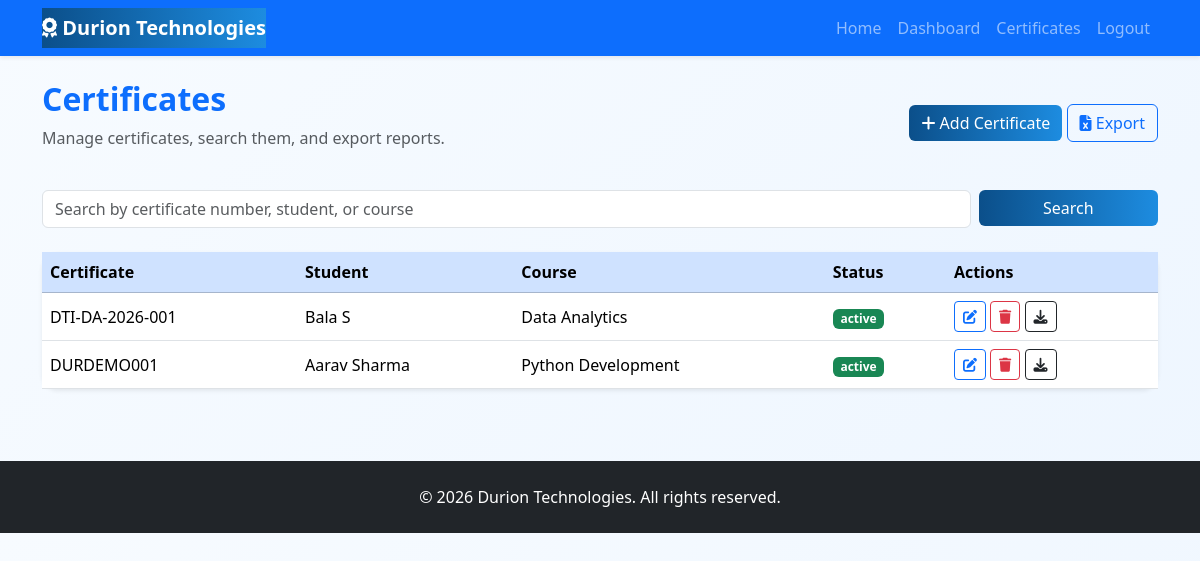
The app's page /certificate/list/ (signed in) with its own data.
### certificates/models.py (models this page shows, shortened)
class Certificate(models.Model):
    STATUS_CHOICES = [
        ('active', 'Active'),
        ('revoked', 'Revoked'),
        ('pending', 'Pending'),
    ]
    certificate_number = models.CharField(max_length=50, unique=True)
    intern_name = models.CharField(max_length=255)
    internship_id = models.CharField(max_length=100, blank=True, null=True)
    course_domain = models.CharField(max_length=255)
    internship_duration = models.CharField(max_length=100)
    start_date = models.DateField()
    end_date = models.DateField()
    completion_date = models.DateField()
    performance_grade = models.CharField(max_length=20, blank=True, null=True)
    mentor_name = models.CharField(max_length=255)
    company_name = models.CharField(max_length=255, default='Durion Technologies')
    status = models.CharField(max_length=20, choices=STATUS_CHOICES, default='active')
    student_photo = models.ImageField(upload_to='certificates/photos/', blank=True, null=True)
    certificate_pdf = models.FileField(upload_to='certificates/pdfs/', blank=True, null=True)
    certificate_template = models.CharField(max_length=100, default='default')
    qr_code = models.ImageField(upload_to='qrcodes/', blank=True, null=True)
    created_at = models.DateTimeField(auto_now_add=True)
    updated_at = models.DateTimeField(auto_now=True)

### certificates/views.py (the view)
# urls.py: path('certificate/list/', views.certificate_list, name='certificate_list'),
@login_required
def certificate_list(request):
    query = request.GET.get('q', '')
    certificates = Certificate.objects.all().order_by('-created_at')
    if query:
        certificates = certificates.filter(certificate_number__icontains=query) | certificates.filter(intern_name__icontains=query) | certificates.filter(course_domain__icontains=query)
    return render(request, 'certificates/list.html', {'certificates': certificates, 'query': query})

### templates/certificates/list.html
{% extends 'base.html' %}
{% block content %}
<div class="d-flex justify-content-between align-items-center mb-4">
  <div>
    <h2 class="fw-bold text-primary">Certificates</h2>
    <p class="text-muted">Manage certificates, search them, and export reports.</p>
  </div>
  <div>
    <a href="{% url 'certificate_add' %}" class="btn btn-primary"><i class="fas fa-plus"></i> Add Certificate</a>
    <a href="{% url 'export_certificates_excel' %}" class="btn btn-outline-primary"><i class="fas fa-file-excel"></i> Export</a>
  </div>
</div>
<form class="row g-2 mb-4" method="get">
  <div class="col-md-10">
    <input type="text" class="form-control" name="q" value="{{ query }}" placeholder="Search by certificate number, student, or course">
  </div>
  <div class="col-md-2">
    <button class="btn btn-primary w-100" type="submit">Search</button>
  </div>
</form>
<div class="card shadow-sm border-0 rounded-4">
  <div class="table-responsive">
    <table class="table table-hover align-middle mb-0">
      <thead class="table-primary">
        <tr>
          <th>Certificate</th>
          <th>Student</th>
          <th>Course</th>
          <th>Status</th>
          <th>Actions</th>
        </tr>
      </thead>
      <tbody>
        {% for certificate in certificates %}
        <tr>
          <td>{{ certificate.certificate_number }}</td>
          <td>{{ certificate.intern_name }}</td>
          <td>{{ certificate.course_domain }}</td>
          <td><span class="badge bg-success">{{ certificate.status }}</span></td>
          <td>
            <a href="{% url 'certificate_edit' certificate.pk %}" class="btn btn-sm btn-outline-primary"><i class="fas fa-edit"></i></a>
            <a href="{% url 'certificate_delete' certificate.pk %}" class="btn btn-sm btn-outline-danger"><i class="fas fa-trash"></i></a>
            <a href="{% url 'download_certificate' certificate.certificate_number %}" class="btn btn-sm btn-outline-dark"><i class="fas fa-download"></i></a>
          </td>
        </tr>
        {% empty %}
        <tr><td colspan="5" class="text-center text-muted py-4">No certificates found.</td></tr>
        {% endfor %}
      </tbody>
    </table>
  </div>
</div>
{% endblock %}

### templates/base.html (shortened to what this page needs)
{% load static %}
<!DOCTYPE html>
<html lang="en">
<head>
    <link href="https://cdn.jsdelivr.net/npm/bootstrap@5.3.3/dist/css/bootstrap.min.css" rel="stylesheet">
    <link rel="stylesheet" href="https://cdnjs.cloudflare.com/ajax/libs/font-awesome/6.5.2/css/all.min.css">
    <link rel="stylesheet" href="{% static 'css/style.css' %}">
</head>
<body>
<nav class="navbar navbar-expand-lg navbar-dark bg-primary shadow-sm">
    <div class="container">
        <a class="navbar-brand fw-bold" href="{% url 'home' %}"><i class="fas fa-award"></i> Durion Technologies</a>
        <div class="collapse navbar-collapse" id="navbarNav">
            <ul class="navbar-nav ms-auto">
                <li class="nav-item"><a class="nav-link" href="{% url 'home' %}">Home</a></li>
                {% if user.is_authenticated %}
                <li class="nav-item"><a class="nav-link" href="{% url 'dashboard_home' %}">Dashboard</a></li>
                <li class="nav-item"><a class="nav-link" href="{% url 'certificate_list' %}">Certificates</a></li>
                <li class="nav-item"><a class="nav-link" href="{% url 'logout' %}">Logout</a></li>
                {% else %}
                <li class="nav-item"><a class="nav-link" href="{% url 'login' %}">Admin Login</a></li>
                {% endif %}
            </ul>
        </div>
    </div>
</nav>
<div class="container py-4">
    {% block content %}{% endblock %}
</div>
<footer class="text-center py-4 bg-dark text-white mt-5">
    <div class="container">© 2026 Durion Technologies. All rights reserved.</div>
</footer>
</body>
</html>

### static/css/style.css (style rules this page uses)
:root { --primary: #0b4f8a; --secondary: #1d8ce0; --dark: #0b1f3a; --light: #f6f9fc; }
body { font-family: 'Segoe UI', sans-serif; background: linear-gradient(135deg, #f7fbff 0%, #eef6ff 100%); color: var(--dark); }
.navbar-brand, .hero-section { background: linear-gradient(90deg, var(--primary), var(--secondary)); }
.btn-primary { background: linear-gradient(90deg, var(--primary), var(--secondary)); border: none; }

### records on screen
Certificate: certificate_number "DTI-DA-2026-001", intern_name "Bala S", course_domain "Data Analytics", status "active"
Certificate: certificate_number "DURDEMO001", intern_name "Aarav Sharma", course_domain "Python Development", status "active"
